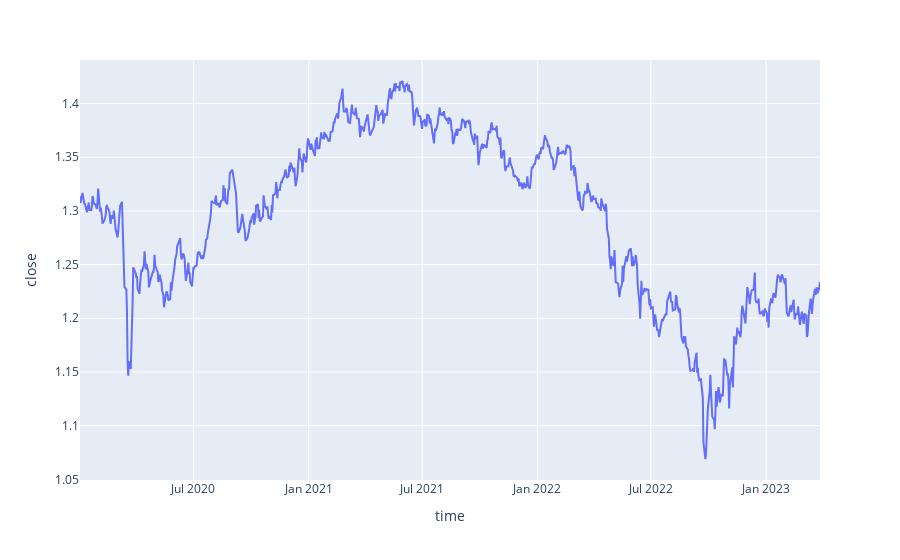

Notebook cell for this chart:
### Code cell
# plotting close prices
fig = px.line(df, x='time', y='close')
fig

### Figure 1 — Plotly figure (JSON) as saved in the notebook; plotly's stock layout.template omitted (floating-point values rounded to 4 significant figures; data arrays with more than 128 entries replaced by an {"elided": "..."} marker saying what was removed)
{"data": [{"hovertemplate": "time=%{x}<br>close=%{y}<extra></extra>", "legendgroup": "", "line": {"color": "#636efa", "dash": "solid"}, "marker": {"symbol": "circle"}, "mode": "lines", "name": "", "orientation": "v", "showlegend": false, "type": "scatter", "x": {"elided": "842 str values"}, "xaxis": "x", "y": {"elided": "842 float values"}, "yaxis": "y"}], "layout": {"legend": {"tracegroupgap": 0}, "margin": {"t": 60}, "xaxis": {"anchor": "y", "domain": [0, 1], "title": {"text": "time"}}, "yaxis": {"anchor": "x", "domain": [0, 1], "title": {"text": "close"}}}}
